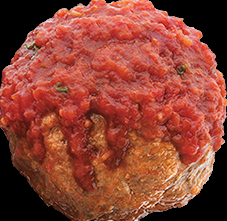
#> input picture meatball.png, 227 x 221 px
$ python meatballify.py meatball.png   (Python 2 division)   (older library calls are emulated)
#> lines starting #> are read from the running program, lines starting #| are printed output that depends on the picture; after the words box and inside, x2 and y2 are one past the last pixel; in counts of white or black regions, pixels touching at a corner belong together
import numpy as np
import cv2
from PIL import Image, ImageDraw

import sys

face_cascade = cv2.CascadeClassifier('haarcascade_frontalface_default.xml')
eye_cascade = cv2.CascadeClassifier('haarcascade_eye.xml')

img = cv2.imread(sys.argv[1])
#> img is the input picture: shape (221, 227, 3); mean B, G, R 52.3, 67, 141.2
h, w = img.shape[:2]
#> h = 221; w = 227
png = Image.new('RGBA',(w,h))
#> png: PIL image 227x221 RGBA; every value is 0
png.save('meatball-' + sys.argv[1], 'PNG')
meatball = Image.open('meatball.png')
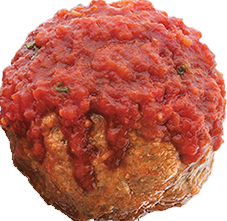
#> meatball: PIL image 227x221 RGBA; mean R, G, B, A 141.2, 67, 52.3, 202.9; transparent parts drawn white
meatballCV = cv2.imread('meatball.png')

# [7 lines of commented-out code are left out]

gray = cv2.cvtColor(img, cv2.COLOR_BGR2GRAY)
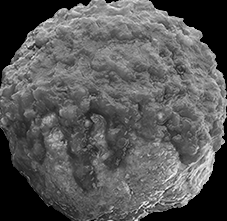
#> gray: shape (221, 227); min 0, max 254, mean 87.5

faces = face_cascade.detectMultiScale(gray, 1.3, 5)
#> faces = ()
for(x, y, w, h) in faces:
	cv2.rectangle(img, (x,y), (x+w, y+h), (255,0,0),2)
	roi_gray = gray[y:y+h, x:x+w]
	roi_color = img[y:y+h, x:x+w]
	eyes = eye_cascade.detectMultiScale(roi_gray)
	for(ex, ey, ew, eh) in eyes:
		cv2.rectangle(roi_color, (ex, ey), (ex+ew, ey+eh), (0,255,0), 2)

	for(ex, ey, ew, eh) in eyes:
		meatballWidth = ew
		meatballHeight = eh
		x1 = ex
		x2 = ex + ew
		y1 = ey
		y2 = ey + eh
		if x1 < 0:
                	x1 = 0
            	if y1 < 0:
                	y1 = 0
            	if x2 > w:
                	x2 = w
            	if y2 > h:
                	y2 = h

		meatballWidth = x2 - x1
		meatballHeight = y2 - y1
		meatball = meatball.resize((ew, eh), Image.ANTIALIAS)
		#newMeatball = cv2.resize(meatballCV, (meatballWidth, meatballHeight), interpolation = cv2.INTER_AREA)
		offset = (x1 + x, y1 + y)
		meatballEyes = Image.open("eye.png")
		png.paste(meatball, offset)
		png.save('meatball-' + sys.argv[1])
		# [15 lines of commented-out code are left out]

$ run again, with Hackathon.png copied over meatball.png
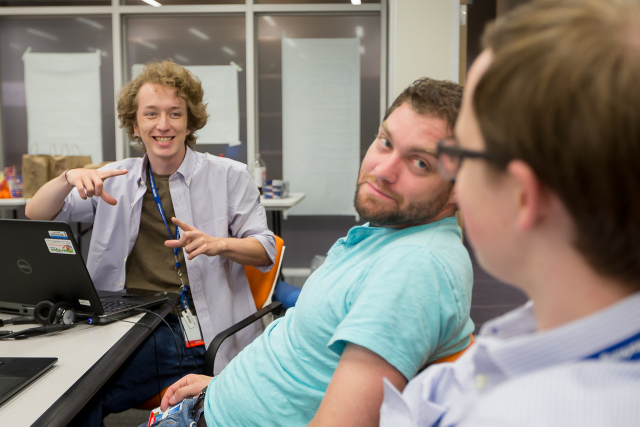
#> input picture Hackathon.png, 1279 x 853 px (shown at 1/2 size)
#> img is the input picture: shape (853, 1279, 3); mean B, G, R 121.6, 129.2, 135.9
#> png: PIL image 1279x853 RGBA; every value is 0
#> `gray = cv2.cvtColor(img, cv2.COLOR_BGR2GRAY)`:
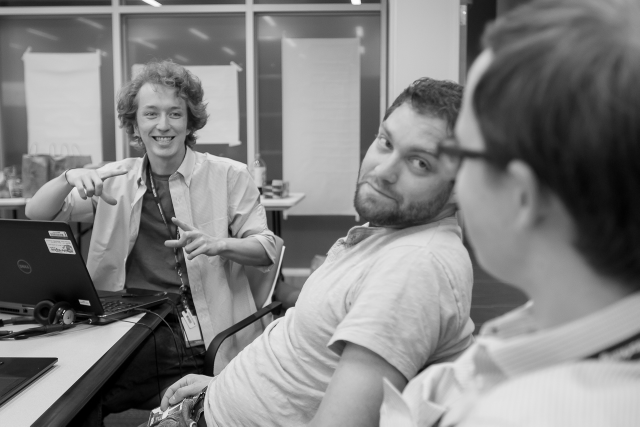
#> gray: shape (853, 1279) (shown at 1/2 size); min 0, max 255, mean 130.3
#> faces = [[289, 331, 58, 58], [259, 175, 134, 134]]
#> img: shape (853, 1279, 3); 0.06% of pixels changed, all inside (x1, y1, x2, y2) = (288, 330, 349, 391)
#> `roi_color = img[y:y+h, x:x+w]`:
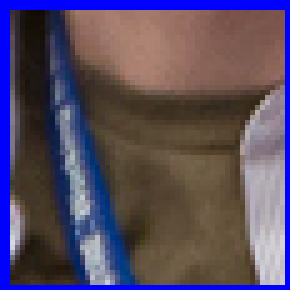
#> roi_color: shape (58, 58, 3) (shown 5 times larger); mean B, G, R 98.1, 75.8, 88.1
#> eyes = ()

$ run again, with obama.png copied over meatball.png
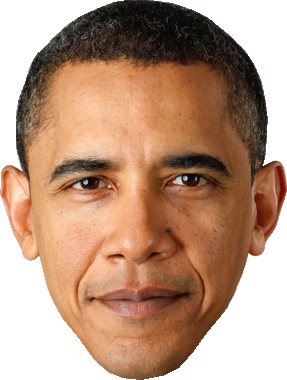
#> input picture obama.png, 287 x 380 px
#> img is the input picture: shape (380, 287, 3); mean B, G, R 128.1, 150.5, 185.4
#> faces = [[24, 94, 228, 228]]
#> img: shape (380, 287, 3); 2.51% of pixels changed, all inside (x1, y1, x2, y2) = (23, 93, 254, 324)
#> eyes = [[30, 56, 67, 67], [129, 52, 68, 68]]
#> the loop `for(ex, ey, ew, eh) in eyes:` made 2 passes
#> after the loop `for(ex, ey, ew, eh) in eyes:`:
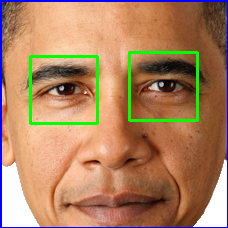
#> roi_color: shape (228, 228, 3); mean B, G, R 97.6, 131.2, 173.5
#> meatballWidth = 67
#> x1 = 30
#> x2 = 97
#> y1 = 56
#> y2 = 123
#> offset = (54, 150)
#> `png.paste(meatball, offset)`:
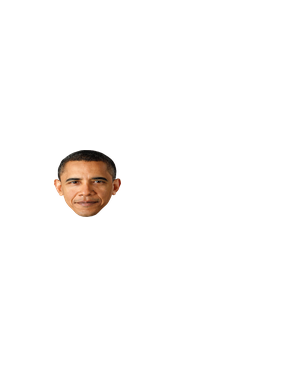
#> png: PIL image 287x380 RGBA; mean R, G, B, A 4.9, 3.4, 2.4, 7.4; transparent parts drawn white
